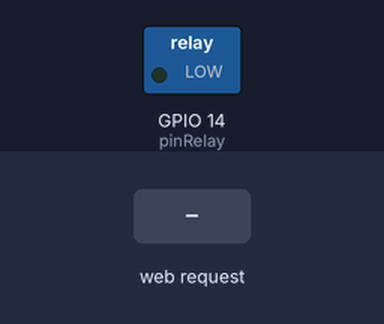
This sketch was run on a simulated ESP8266 (NodeMCU). Shown: switched loads named in the sketch (green lamp = pin HIGH). The test bench sets the inputs (shaded band). WiFi joins after 1.5 s; servers stay silent unless stated; what the sketch prints to the serial monitor is not drawn.

Above: at 2.7 s.
2.8 s: HTTP request GET /OFF received
At 3.3 s:
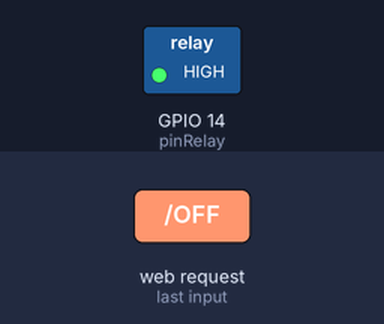
4.3 s: HTTP request GET /ON received
At 5.7 s:
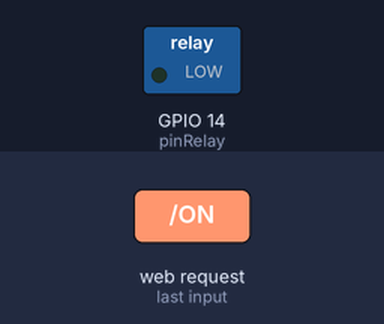
Timing chart, 0 to 7.3 s (numbered marks = the images above; inputs shaded):
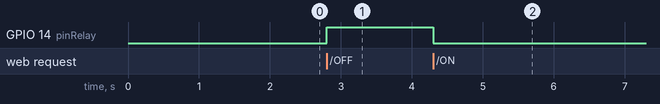

The sketch:

NodemcuLight.ino
```cpp
#include <ESP8266WiFi.h>
#include <ESP8266WebServer.h>
#include <ESP8266SSDP.h>

const char* ssid = "Vodafone2.4GHz-Ciccio";
const char* password = "Cicciokr89";

int pinRelay = 14;
int relayState = HIGH;
ESP8266WebServer HTTP(80);

void setup() {
  Serial.begin(115200);

  // prepare GPI14
  pinMode(pinRelay, OUTPUT);

  Serial.println();
  Serial.println("Starting WiFi...");

  WiFi.mode(WIFI_STA);
  WiFi.begin(ssid, password);
  if(WiFi.waitForConnectResult() == WL_CONNECTED){

    Serial.printf("Starting HTTP...\n");
    HTTP.on("/index.html", HTTP_GET, [](){
      HTTP.send(200, "text/plain", "Hello World!");
    });
    HTTP.on("/description.xml", HTTP_GET, [](){
      SSDP.schema(HTTP.client());
    });

    HTTP.on("/OFF", HTTP_GET, [](){
      digitalWrite(pinRelay, HIGH);
      relayState = HIGH;
      int valR = digitalRead(pinRelay);
      String sR = (valR)?"OFF":"ON";
      String message = "";
      message += "{ \"status\": \"";
      message += sR;
      message += "\"}";
      HTTP.send(200, "text/plain", message);
    });
    HTTP.on("/ON", HTTP_GET, [](){
      digitalWrite(pinRelay, LOW);
      relayState = LOW;
      int valR = digitalRead(pinRelay);
      String sR = (valR)?"OFF":"ON";
      String message = "";
      message += "{ \"status\": \"";
      message += sR;
      message += "\"}";
      HTTP.send(200, "text/plain", message);
    });
    HTTP.on("/STATUS", HTTP_GET, [](){
      int valR = digitalRead(pinRelay);
      String sR = (valR)?"OFF":"ON";
      String message = "";
      message += "{ \"status\": \"";
      message += sR;
      message += "\"}";
      HTTP.send(200, "text/plain", message);
    });
    HTTP.begin();

    Serial.printf("Starting SSDP...\n");
    SSDP.setSchemaURL("description.xml");
    SSDP.setHTTPPort(80);
    SSDP.setName("NodemcuLightOne");
    SSDP.setSerialNumber("0001");
    SSDP.setURL("index.html");
    SSDP.setModelName("nodemcu");
    SSDP.setModelNumber("0001");
    SSDP.setManufacturer("Cicciokr");
    SSDP.setDeviceType("upnp:nodemculight");
    SSDP.begin();

    Serial.printf("Ready!\n");
  } else {
    Serial.printf("WiFi Failed\n");
    while(1) delay(100);
  }
}

void loop() {
  HTTP.handleClient();
  delay(1);
}
```

Measured:
- after the input at 2.8 s, GPIO 14 (pinRelay): LOW → HIGH at once
- after the input at 4.3 s, GPIO 14 (pinRelay): HIGH → LOW at once
